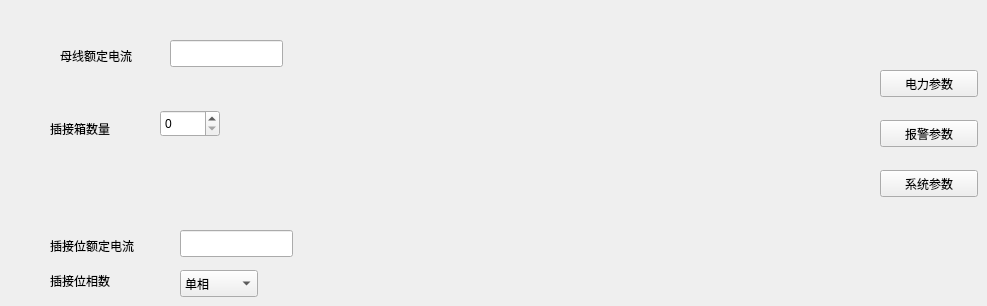
   <widget class="QWidget" name="page_9">
    <widget class="QPushButton" name="pushButton_41">
     <property name="geometry">
      <rect>
       <x>880</x>
       <y>70</y>
       <width>98</width>
       <height>27</height>
      </rect>
     </property>
     <property name="text">
      <string>电力参数</string>
     </property>
    </widget>
    <widget class="QPushButton" name="pushButton_42">
     <property name="geometry">
      <rect>
       <x>880</x>
       <y>120</y>
       <width>98</width>
       <height>27</height>
      </rect>
     </property>
     <property name="text">
      <string>报警参数</string>
     </property>
    </widget>
    <widget class="QPushButton" name="pushButton_43">
     <property name="geometry">
      <rect>
       <x>880</x>
       <y>170</y>
       <width>98</width>
       <height>27</height>
      </rect>
     </property>
     <property name="text">
      <string>系统参数</string>
     </property>
    </widget>
    <widget class="QLabel" name="label_280">
     <property name="geometry">
      <rect>
       <x>50</x>
       <y>120</y>
       <width>101</width>
       <height>17</height>
      </rect>
     </property>
     <property name="text">
      <string>插接箱数量</string>
     </property>
    </widget>
    <widget class="QSpinBox" name="spinBox">
     <property name="geometry">
      <rect>
       <x>160</x>
       <y>110</y>
       <width>60</width>
       <height>27</height>
      </rect>
     </property>
    </widget>
    <widget class="QLabel" name="label_283">
     <property name="geometry">
      <rect>
       <x>60</x>
       <y>40</y>
       <width>91</width>
       <height>31</height>
      </rect>
     </property>
     <property name="text">
      <string>母线额定电流</string>
     </property>
    </widget>
    <widget class="QLineEdit" name="lineEdit_2">
     <property name="geometry">
      <rect>
       <x>170</x>
       <y>40</y>
       <width>113</width>
       <height>27</height>
      </rect>
     </property>
    </widget>
    <widget class="QLineEdit" name="lineEdit_3">
     <property name="geometry">
      <rect>
       <x>180</x>
       <y>230</y>
       <width>113</width>
       <height>27</height>
      </rect>
     </property>
    </widget>
    <widget class="QLabel" name="label_284">
     <property name="geometry">
      <rect>
       <x>50</x>
       <y>230</y>
       <width>111</width>
       <height>31</height>
      </rect>
     </property>
     <property name="text">
      <string>插接位额定电流</string>
     </property>
    </widget>
    <widget class="QLabel" name="label_285">
     <property name="geometry">
      <rect>
       <x>50</x>
       <y>270</y>
       <width>81</width>
       <height>21</height>
      </rect>
     </property>
     <property name="text">
      <string>插接位相数</string>
     </property>
    </widget>
    <widget class="QComboBox" name="comboBox">
     <property name="geometry">
      <rect>
       <x>180</x>
       <y>270</y>
       <width>78</width>
       <height>27</height>
      </rect>
     </property>
     <item>
      <property name="text">
       <string>单相</string>
      </property>
     </item>
     <item>
      <property name="text">
       <string>三相</string>
      </property>
     </item>
    </widget>
   </widget>
